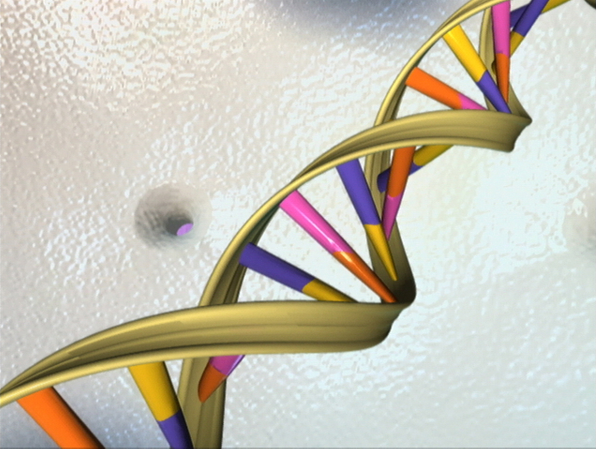
#> input picture blog-assets/dna-tabernacle/dna-double-helix-diagram.jpg, 1192 x 897 px (shown at 1/2 size)
$ python build-dna-diagram-thumbs.py
#> lines starting #> are read from the running program, lines starting #| are printed output that depends on the picture
#!/usr/bin/env python3
"""Build square DNA diagram thumbs from the canonical double-helix diagram asset."""

from pathlib import Path

from PIL import Image, ImageOps

ROOT = Path(__file__).resolve().parent.parent
SRC = ROOT / "blog-assets" / "dna-tabernacle" / "dna-double-helix-diagram.jpg"
ICON = ROOT / "blog-assets" / "study" / "thumbs" / "dna-double-helix-icon-w480.jpg"
NATURE = ROOT / "blog-assets" / "study" / "thumbs" / "nature" / "dna-double-helix-w480.jpg"


def square_crop(img: Image.Image, keep: float = 0.82) -> Image.Image:
#> called with keep = 0.82
    img = ImageOps.exif_transpose(img.convert("RGB"))
#> img is the input picture: PIL image 1192x897 RGB; mean R, G, B 201.4, 197.6, 184.4
    w, h = img.size
#> w = 1192; h = 897
    side = int(min(w, h) * keep)
#> side = 735
    left = (w - side) // 2
#> left = 228
    top = (h - side) // 2
#> top = 81
    return img.crop((left, top, left + side, top + side))
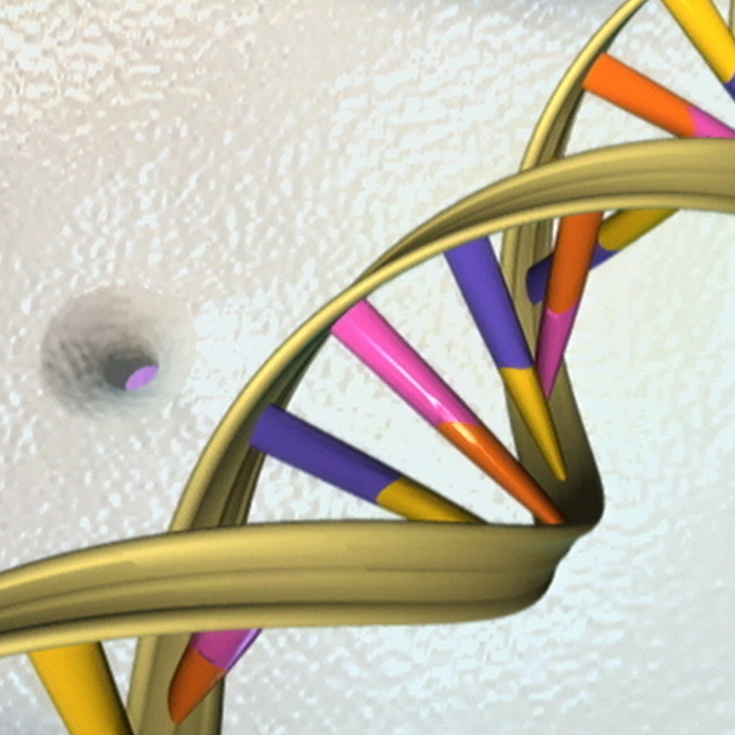
#> returned value: PIL image 735x735 RGB; mean R, G, B 199.2, 192.7, 174.4


def save_square(src: Path, dst: Path, size: int, keep: float) -> None:
    img = square_crop(Image.open(src), keep=keep)
    img = img.resize((size, size), Image.Resampling.LANCZOS)
#> img: PIL image 480x480 RGB
    dst.parent.mkdir(parents=True, exist_ok=True)
    img.save(dst, "JPEG", quality=86, optimize=True)
    print(f"wrote {dst} ({size}x{size})")


def main() -> None:
    if not SRC.exists():
        raise SystemExit(f"missing source diagram: {SRC}")
    save_square(SRC, ICON, 480, keep=0.82)
    save_square(SRC, NATURE, 480, keep=0.82)


if __name__ == "__main__":
    main()
